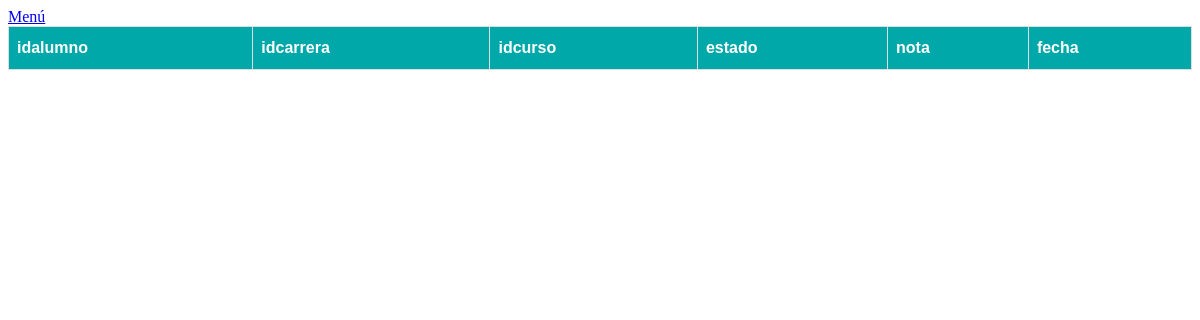
The app's page /vistas/vistaHistoriaAcademica.php, older data.
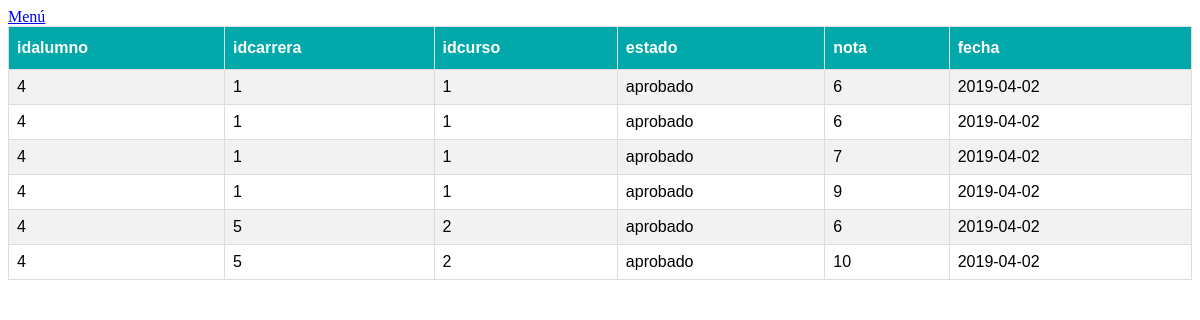
The same page, newer data.
### tables this page shows
CREATE TABLE historia_academica(
    idalumno integer REFERENCES alumno (identificador),
    idcarrera integer REFERENCES carrera (identificador),
    idcurso integer REFERENCES curso (identificador),
    estado ENUM('libre', 'en curso', 'aprobado'),
    nota smallint,
    fecha date
);

### vistas/vistaHistoriaAcademica.php (the view, shortened to what this page needs)
<?php
	include __DIR__ . '/../head.php';
?>
<body>
	<div id="cards" class="cards">
		<a href="../index.php">Menú</a><br>
		<?php
			$tableName = 'historia_academica';
			$primerColumna = 'idalumno';
			include __DIR__ . "/../defines.php";
			$sql = "SHOW COLUMNS FROM $tableName";
			$result = mysqli_query($mysqli, $sql);
			while($x = mysqli_fetch_assoc($result)){
				$fields[] = $x['Field'];
			}
			echo "<table id='tablaDatos'><tr>";
			foreach($fields as $f){
				echo "<th>$f</th>";
			}
			echo "</tr>";
			$sql = "SELECT * FROM $tableName ORDER BY $primerColumna DESC";
			if ($result=mysqli_query($mysqli,$sql))
			{
				while ($row=mysqli_fetch_row($result))
				{
					echo "<tr>";
					foreach($row as $key => $value){
						echo "<td>$value</td>";
					}
					echo "</tr>";
				}
			}else{
				echo $result->$error;
			}
			echo "</table>";
		?>
	</div>
</body>
</html>

### head.php (shortened to what this page needs)
<!DOCTYPE html>
<html lang="es">
<head>
	<link rel="stylesheet" type="text/css" href="../css/style.css">
</head>

### css/style.css (style rules this page uses)
#tablaDatos { font-family: "Trebuchet MS", Arial, Helvetica, sans-serif; border-collapse: collapse; width: 100%; }
#tablaDatos td, #tablaDatos th { border: 1px solid #ddd; padding: 8px; }
#tablaDatos tr:nth-child(even) { background-color: #f2f2f2; }
#tablaDatos th { padding-top: 12px; padding-bottom: 12px; text-align: left; background-color: #00A8A9; color: white; }

Row changes from the older to the newer data that the page shows:
added historia_academica: idalumno "4", idcarrera "1", idcurso "1", estado "aprobado", nota "6", fecha "2019-04-02"
added historia_academica: idalumno "4", idcarrera "1", idcurso "1", estado "aprobado", nota "6", fecha "2019-04-02"
added historia_academica: idalumno "4", idcarrera "1", idcurso "1", estado "aprobado", nota "7", fecha "2019-04-02"
added historia_academica: idalumno "4", idcarrera "1", idcurso "1", estado "aprobado", nota "9", fecha "2019-04-02"
added historia_academica: idalumno "4", idcarrera "5", idcurso "2", estado "aprobado", nota "6", fecha "2019-04-02"
added historia_academica: idalumno "4", idcarrera "5", idcurso "2", estado "aprobado", nota "10", fecha "2019-04-02"
